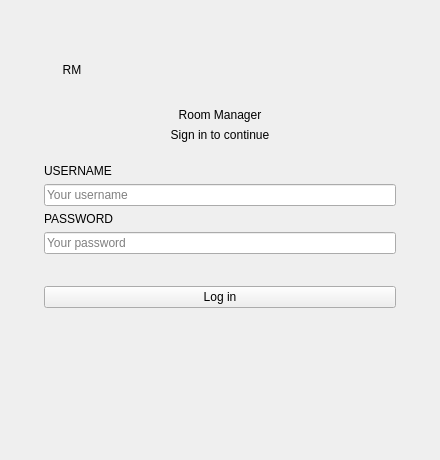
<?xml version="1.0" encoding="UTF-8"?>
<ui version="4.0">
 <class>Dialog</class>
 <widget class="QDialog" name="Dialog">
  <property name="geometry">
   <rect>
    <x>0</x>
    <y>0</y>
    <width>440</width>
    <height>460</height>
   </rect>
  </property>
  <property name="windowTitle">
   <string>Room Manager</string>
  </property>
  <layout class="QVBoxLayout" name="dialog_layout">
   <property name="spacing">
    <number>0</number>
   </property>
   <property name="leftMargin">
    <number>36</number>
   </property>
   <property name="topMargin">
    <number>32</number>
   </property>
   <property name="rightMargin">
    <number>36</number>
   </property>
   <property name="bottomMargin">
    <number>28</number>
   </property>
   <item>
    <widget class="QStackedWidget" name="login_stack">
     <widget class="QWidget" name="login_page">
      <layout class="QVBoxLayout" name="login_page_layout">
       <property name="spacing">
        <number>6</number>
       </property>
       <property name="leftMargin">
        <number>8</number>
       </property>
       <property name="topMargin">
        <number>0</number>
       </property>
       <property name="rightMargin">
        <number>8</number>
       </property>
       <property name="bottomMargin">
        <number>0</number>
       </property>
       <item>
        <spacer name="spacer_1">
         <property name="orientation">
          <enum>Qt::Vertical</enum>
         </property>
         <property name="sizeType">
          <enum>QSizePolicy::Fixed</enum>
         </property>
         <property name="sizeHint" stdset="0">
          <size>
           <width>20</width>
           <height>10</height>
          </size>
         </property>
        </spacer>
       </item>
       <item>
        <widget class="QLabel" name="brand_mark">
         <property name="text">
          <string>RM</string>
         </property>
         <property name="alignment">
          <set>Qt::AlignCenter</set>
         </property>
         <property name="minimumSize">
          <size>
           <width>56</width>
           <height>56</height>
          </size>
         </property>
         <property name="maximumSize">
          <size>
           <width>56</width>
           <height>56</height>
          </size>
         </property>
         <property name="role" stdset="0">
          <string>avatar</string>
         </property>
        </widget>
       </item>
       <item>
        <spacer name="spacer_2">
         <property name="orientation">
          <enum>Qt::Vertical</enum>
         </property>
         <property name="sizeType">
          <enum>QSizePolicy::Fixed</enum>
         </property>
         <property name="sizeHint" stdset="0">
          <size>
           <width>20</width>
           <height>4</height>
          </size>
         </property>
        </spacer>
       </item>
       <item>
        <widget class="QLabel" name="brand_label">
         <property name="text">
          <string>Room Manager</string>
         </property>
         <property name="alignment">
          <set>Qt::AlignCenter</set>
         </property>
         <property name="role" stdset="0">
          <string>h1</string>
         </property>
        </widget>
       </item>
       <item>
        <widget class="QLabel" name="login_subtitle">
         <property name="text">
          <string>Sign in to continue</string>
         </property>
         <property name="alignment">
          <set>Qt::AlignCenter</set>
         </property>
         <property name="role" stdset="0">
          <string>muted</string>
         </property>
        </widget>
       </item>
       <item>
        <spacer name="spacer_3">
         <property name="orientation">
          <enum>Qt::Vertical</enum>
         </property>
         <property name="sizeType">
          <enum>QSizePolicy::Fixed</enum>
         </property>
         <property name="sizeHint" stdset="0">
          <size>
           <width>20</width>
           <height>16</height>
          </size>
         </property>
        </spacer>
       </item>
       <item>
        <layout class="QVBoxLayout" name="login_username">
         <property name="spacing">
          <number>6</number>
         </property>
         <item>
          <widget class="QLabel" name="login_username_caption">
           <property name="text">
            <string>USERNAME</string>
           </property>
           <property name="role" stdset="0">
            <string>caption</string>
           </property>
          </widget>
         </item>
         <item>
          <widget class="QLineEdit" name="login_username_input">
           <property name="placeholderText">
            <string>Your username</string>
           </property>
           <property name="clearButtonEnabled">
            <bool>true</bool>
           </property>
          </widget>
         </item>
        </layout>
       </item>
       <item>
        <layout class="QVBoxLayout" name="login_password">
         <property name="spacing">
          <number>6</number>
         </property>
         <item>
          <widget class="QLabel" name="login_password_caption">
           <property name="text">
            <string>PASSWORD</string>
           </property>
           <property name="role" stdset="0">
            <string>caption</string>
           </property>
          </widget>
         </item>
         <item>
          <widget class="QLineEdit" name="login_password_input">
           <property name="echoMode">
            <enum>QLineEdit::Password</enum>
           </property>
           <property name="placeholderText">
            <string>Your password</string>
           </property>
           <property name="clearButtonEnabled">
            <bool>true</bool>
           </property>
          </widget>
         </item>
        </layout>
       </item>
       <item>
        <widget class="QLabel" name="login_error_label">
         <property name="text">
          <string/>
         </property>
         <property name="wordWrap">
          <bool>true</bool>
         </property>
         <property name="role" stdset="0">
          <string>error</string>
         </property>
        </widget>
       </item>
       <item>
        <spacer name="spacer_4">
         <property name="orientation">
          <enum>Qt::Vertical</enum>
         </property>
         <property name="sizeType">
          <enum>QSizePolicy::Fixed</enum>
         </property>
         <property name="sizeHint" stdset="0">
          <size>
           <width>20</width>
           <height>6</height>
          </size>
         </property>
        </spacer>
       </item>
       <item>
        <widget class="QPushButton" name="login_btn">
         <property name="text">
          <string>Log in</string>
         </property>
         <property name="cursor">
          <cursorShape>PointingHandCursor</cursorShape>
         </property>
         <property name="autoDefault">
          <bool>false</bool>
         </property>
         <property name="variant" stdset="0">
          <string>primary</string>
         </property>
        </widget>
       </item>
       <item>
        <spacer name="spacer_5">
         <property name="orientation">
          <enum>Qt::Vertical</enum>
         </property>
         <property name="sizeHint" stdset="0">
          <size>
           <width>20</width>
           <height>40</height>
          </size>
         </property>
        </spacer>
       </item>
      </layout>
     </widget>
     <widget class="QWidget" name="first_run_page">
      <layout class="QVBoxLayout" name="first_run_page_layout">
       <property name="spacing">
        <number>6</number>
       </property>
       <property name="leftMargin">
        <number>8</number>
       </property>
       <property name="topMargin">
        <number>0</number>
       </property>
       <property name="rightMargin">
        <number>8</number>
       </property>
       <property name="bottomMargin">
        <number>0</number>
       </property>
       <item>
        <widget class="QLabel" name="first_run_title">
         <property name="text">
          <string>Welcome - create the manager account</string>
         </property>
         <property name="role" stdset="0">
          <string>h1</string>
         </property>
         <property name="wordWrap">
          <bool>true</bool>
         </property>
        </widget>
       </item>
       <item>
        <widget class="QLabel" name="first_run_subtitle">
         <property name="text">
          <string>This is the first time the app runs. Create the first account - it will be a manager and can add more users later.</string>
         </property>
         <property name="wordWrap">
          <bool>true</bool>
         </property>
         <property name="role" stdset="0">
          <string>muted</string>
         </property>
        </widget>
       </item>
       <item>
        <spacer name="spacer_6">
         <property name="orientation">
          <enum>Qt::Vertical</enum>
         </property>
         <property name="sizeType">
          <enum>QSizePolicy::Fixed</enum>
         </property>
         <property name="sizeHint" stdset="0">
          <size>
           <width>20</width>
           <height>10</height>
          </size>
         </property>
        </spacer>
       </item>
       <item>
        <layout class="QVBoxLayout" name="first_run_fullname">
         <property name="spacing">
          <number>6</number>
         </property>
         <item>
          <widget class="QLabel" name="first_run_fullname_caption">
           <property name="text">
            <string>FULL NAME</string>
           </property>
           <property name="role" stdset="0">
            <string>caption</string>
           </property>
          </widget>
         </item>
         <item>
          <widget class="QLineEdit" name="first_run_fullname_input">
           <property name="placeholderText">
            <string>e.g. Dana Levi</string>
           </property>
           <property name="clearButtonEnabled">
            <bool>true</bool>
           </property>
          </widget>
         </item>
        </layout>
       </item>
       <item>
        <layout class="QVBoxLayout" name="first_run_username">
         <property name="spacing">
          <number>6</number>
         </property>
         <item>
          <widget class="QLabel" name="first_run_username_caption">
           <property name="text">
            <string>USERNAME</string>
           </property>
           <property name="role" stdset="0">
            <string>caption</string>
           </property>
          </widget>
         </item>
         <item>
          <widget class="QLineEdit" name="first_run_username_input">
           <property name="placeholderText">
            <string>Used to log in</string>
           </property>
           <property name="clearButtonEnabled">
            <bool>true</bool>
           </property>
          </widget>
         </item>
        </layout>
       </item>
       <item>
        <layout class="QVBoxLayout" name="first_run_password">
         <property name="spacing">
          <number>6</number>
         </property>
         <item>
          <widget class="QLabel" name="first_run_password_caption">
           <property name="text">
            <string>PASSWORD</string>
           </property>
           <property name="role" stdset="0">
            <string>caption</string>
           </property>
          </widget>
         </item>
         <item>
          <widget class="QLineEdit" name="first_run_password_input">
           <property name="echoMode">
            <enum>QLineEdit::Password</enum>
           </property>
           <property name="placeholderText">
            <string>At least 8 characters</string>
           </property>
           <property name="clearButtonEnabled">
            <bool>true</bool>
           </property>
          </widget>
         </item>
        </layout>
       </item>
       <item>
        <layout class="QVBoxLayout" name="first_run_confirm">
         <property name="spacing">
          <number>6</number>
         </property>
         <item>
          <widget class="QLabel" name="first_run_confirm_caption">
           <property name="text">
            <string>CONFIRM PASSWORD</string>
           </property>
           <property name="role" stdset="0">
            <string>caption</string>
           </property>
          </widget>
         </item>
         <item>
          <widget class="QLineEdit" name="first_run_confirm_input">
           <property name="echoMode">
            <enum>QLineEdit::Password</enum>
           </property>
           <property name="placeholderText">
            <string>Type it again</string>
           </property>
           <property name="clearButtonEnabled">
            <bool>true</bool>
           </property>
          </widget>
         </item>
        </layout>
       </item>
       <item>
        <widget class="QLabel" name="first_run_error_label">
         <property name="text">
          <string/>
         </property>
         <property name="wordWrap">
          <bool>true</bool>
         </property>
         <property name="role" stdset="0">
          <string>error</string>
         </property>
        </widget>
       </item>
       <item>
        <spacer name="spacer_7">
         <property name="orientation">
          <enum>Qt::Vertical</enum>
         </property>
         <property name="sizeType">
          <enum>QSizePolicy::Fixed</enum>
         </property>
         <property name="sizeHint" stdset="0">
          <size>
           <width>20</width>
           <height>6</height>
          </size>
         </property>
        </spacer>
       </item>
       <item>
        <widget class="QPushButton" name="first_run_btn">
         <property name="text">
          <string>Create manager account</string>
         </property>
         <property name="cursor">
          <cursorShape>PointingHandCursor</cursorShape>
         </property>
         <property name="autoDefault">
          <bool>false</bool>
         </property>
         <property name="variant" stdset="0">
          <string>primary</string>
         </property>
        </widget>
       </item>
      </layout>
     </widget>
    </widget>
   </item>
  </layout>
 </widget>
 <resources/>
 <connections/>
</ui>
